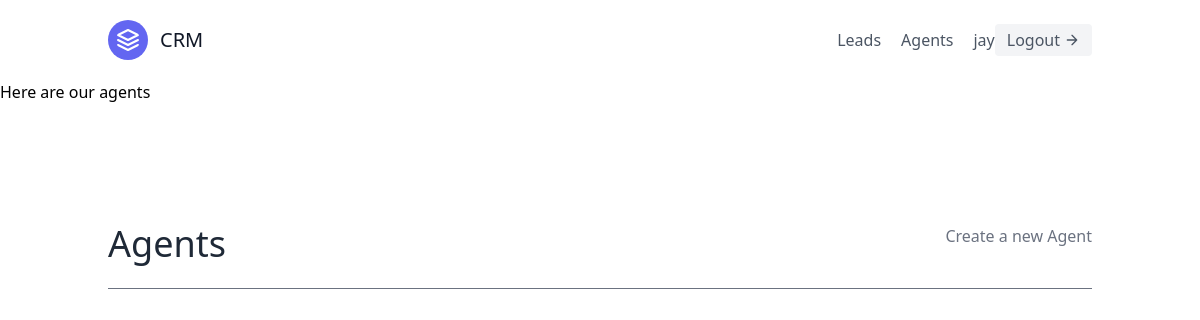
/agent/ (signed in), run on an earlier commit of the app's database.
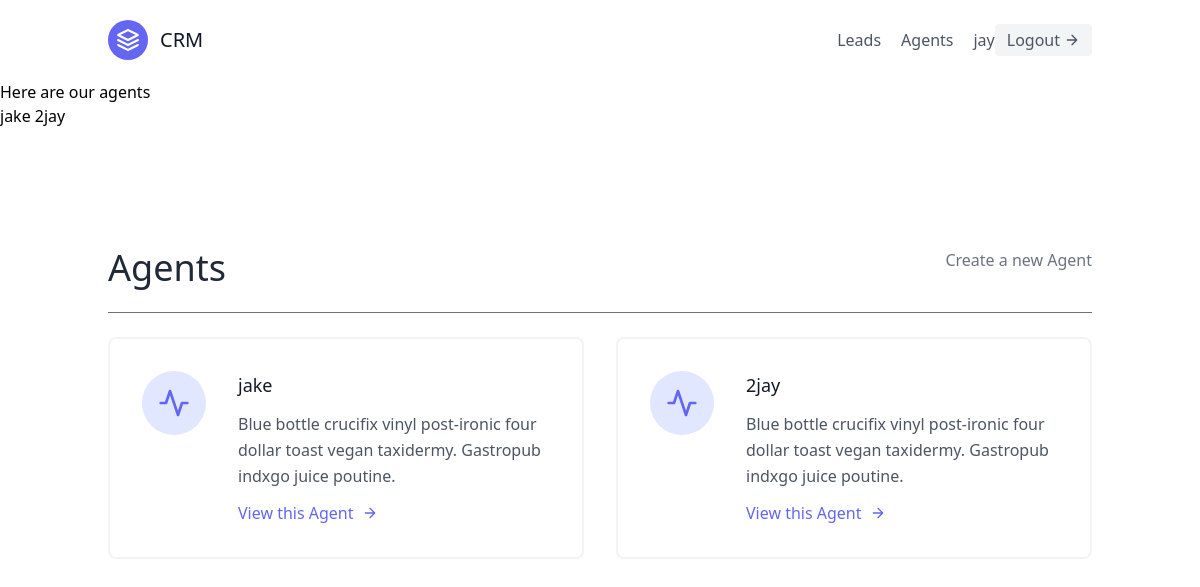
And on a later commit of the database.
### leads/models.py (models this page shows, shortened)
class Agent(models.Model):
    user = models.OneToOneField(User, on_delete=models.CASCADE)
    organisation = models.ForeignKey(UserProfile, on_delete=models.CASCADE)

class User(AbstractUser):
    is_organisor = models.BooleanField(default=True)
    is_agent = models.BooleanField(default=False)

### agent/views.py (the view)
# urls.py: path("", AgentListView.as_view(), name='agent-list'),
class AgentListView(OrganisorAndLoginRequiredMixins, generic.ListView):
    template_name = "agent/agent_list.html"
    context_object_name = 'agents'
    def get_queryset(self):
        organisation = self.request.user.userprofile
        return Agent.objects.filter(organisation=organisation)

### agent/mixins.py (called while the page is built)
    def dispatch(self, request, *args, **kwargs):
        if not request.user.is_authenticated or not request.user.is_organisor:
            return redirect('leads:lead-list')
        return super().dispatch(request, *args, **kwargs)

### agent/templates/agent/agent_list.html
{% extends 'base.html' %}
{% block content %}
<h1>Here are our agents</h1>
{% for agent in agents %}
    {{ agent.user.username }}
{% endfor %}
<section class="text-gray-600 body-font">
    <div class="container px-5 py-24 mx-auto flex flex-wrap">
      <div class="w-full mb-6 py-6 flex justify-between item-center border-b border-gray-500">
      <div>
        <h1 class="text-4xl text-gray-800">Agents</h1>
      </div>
      <div>
        <a class="text-gray-500 hover:text-blue-800" href="{% url 'agent:agent-create' %}">Create a new Agent</a>
      </div>
      </div>
      <div class="flex flex-wrap -m-4">
        {% for agent in agents %}
        <div class="p-4 lg:w-1/2 md:w-full">
          <div class="flex border-2 rounded-lg border-gray-200 border-opacity-50 p-8 sm:flex-row flex-col">
            <div class="w-16 h-16 sm:mr-8 sm:mb-0 mb-4 inline-flex items-center justify-center rounded-full bg-indigo-100 text-indigo-500 flex-shrink-0">
              <svg fill="none" stroke="currentColor" stroke-linecap="round" stroke-linejoin="round" stroke-width="2" class="w-8 h-8" viewBox="0 0 24 24">
                <path d="M22 12h-4l-3 9L9 3l-3 9H2"></path>
              </svg>
            </div>
            <div class="flex-grow">
              <h2 class="text-gray-900 text-lg title-font font-medium mb-3">{{ agent.user.username }}</h2>
              <p class="leading-relaxed text-base">Blue bottle crucifix vinyl post-ironic four dollar toast vegan taxidermy. Gastropub indxgo juice poutine.</p>
              <a href="{% url 'agent:agent-detail' agent.pk %}" class="mt-3 text-indigo-500 inline-flex items-center">View this Agent
                <svg fill="none" stroke="currentColor" stroke-linecap="round" stroke-linejoin="round" stroke-width="2" class="w-4 h-4 ml-2" viewBox="0 0 24 24">
                  <path d="M5 12h14M12 5l7 7-7 7"></path>
                </svg>
              </a>
            </div>
          </div>
        </div>
        {% endfor %}
      </div>
    </div>
  </section>
{% endblock content %}

What changed in the data, as far as the page shows it:
added Agent: user.username "jake"
added Agent: user.username "2jay"
